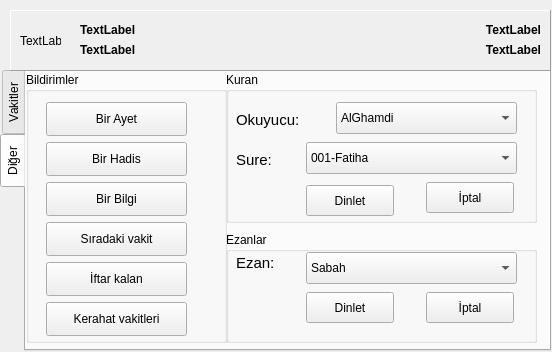
<?xml version="1.0" encoding="UTF-8"?>
<ui version="4.0">
 <class>QtEzanvakti</class>
 <widget class="QMainWindow" name="QtEzanvakti">
  <property name="geometry">
   <rect>
    <x>0</x>
    <y>0</y>
    <width>552</width>
    <height>352</height>
   </rect>
  </property>
  <property name="windowTitle">
   <string>QtEzanvakti</string>
  </property>
  <widget class="QWidget" name="centralwidget">
   <widget class="QTabWidget" name="tabWidget">
    <property name="geometry">
     <rect>
      <x>0</x>
      <y>70</y>
      <width>551</width>
      <height>281</height>
     </rect>
    </property>
    <property name="tabPosition">
     <enum>QTabWidget::West</enum>
    </property>
    <property name="currentIndex">
     <number>1</number>
    </property>
    <widget class="QWidget" name="tab_v">
     <attribute name="title">
      <string>Vakitler</string>
     </attribute>
     <widget class="QFrame" name="frame_2">
      <property name="geometry">
       <rect>
        <x>0</x>
        <y>0</y>
        <width>181</width>
        <height>201</height>
       </rect>
      </property>
      <property name="frameShape">
       <enum>QFrame::StyledPanel</enum>
      </property>
      <property name="frameShadow">
       <enum>QFrame::Raised</enum>
      </property>
      <widget class="QLabel" name="label_s">
       <property name="geometry">
        <rect>
         <x>10</x>
         <y>20</y>
         <width>61</width>
         <height>21</height>
        </rect>
       </property>
       <property name="font">
        <font>
         <pointsize>12</pointsize>
        </font>
       </property>
       <property name="text">
        <string>Sabah</string>
       </property>
      </widget>
      <widget class="QLabel" name="label_a">
       <property name="geometry">
        <rect>
         <x>10</x>
         <y>140</y>
         <width>58</width>
         <height>21</height>
        </rect>
       </property>
       <property name="font">
        <font>
         <pointsize>12</pointsize>
        </font>
       </property>
       <property name="text">
        <string>Akşam</string>
       </property>
      </widget>
      <widget class="QLabel" name="label_i">
       <property name="geometry">
        <rect>
         <x>10</x>
         <y>110</y>
         <width>58</width>
         <height>21</height>
        </rect>
       </property>
       <property name="font">
        <font>
         <pointsize>12</pointsize>
        </font>
       </property>
       <property name="text">
        <string>İkindi</string>
       </property>
      </widget>
      <widget class="QLabel" name="label_y">
       <property name="geometry">
        <rect>
         <x>10</x>
         <y>170</y>
         <width>58</width>
         <height>21</height>
        </rect>
       </property>
       <property name="font">
        <font>
         <pointsize>12</pointsize>
        </font>
       </property>
       <property name="text">
        <string>Yatsı</string>
       </property>
      </widget>
      <widget class="QLabel" name="label_o">
       <property name="geometry">
        <rect>
         <x>10</x>
         <y>80</y>
         <width>61</width>
         <height>21</height>
        </rect>
       </property>
       <property name="font">
        <font>
         <pointsize>12</pointsize>
        </font>
       </property>
       <property name="text">
        <string>Öğle</string>
       </property>
      </widget>
      <widget class="QLabel" name="label_g">
       <property name="geometry">
        <rect>
         <x>10</x>
         <y>50</y>
         <width>71</width>
         <height>21</height>
        </rect>
       </property>
       <property name="font">
        <font>
         <pointsize>12</pointsize>
        </font>
       </property>
       <property name="text">
        <string>Güneş</string>
       </property>
      </widget>
      <widget class="QLabel" name="label_sv">
       <property name="geometry">
        <rect>
         <x>80</x>
         <y>20</y>
         <width>81</width>
         <height>18</height>
        </rect>
       </property>
       <property name="font">
        <font>
         <pointsize>12</pointsize>
        </font>
       </property>
       <property name="text">
        <string>TextLabel</string>
       </property>
      </widget>
      <widget class="QLabel" name="label_yv">
       <property name="geometry">
        <rect>
         <x>80</x>
         <y>170</y>
         <width>81</width>
         <height>18</height>
        </rect>
       </property>
       <property name="font">
        <font>
         <pointsize>12</pointsize>
        </font>
       </property>
       <property name="text">
        <string>TextLabel</string>
       </property>
      </widget>
      <widget class="QLabel" name="label_iv">
       <property name="geometry">
        <rect>
         <x>80</x>
         <y>110</y>
         <width>81</width>
         <height>18</height>
        </rect>
       </property>
       <property name="font">
        <font>
         <pointsize>12</pointsize>
        </font>
       </property>
       <property name="text">
        <string>TextLabel</string>
       </property>
      </widget>
      <widget class="QLabel" name="label_av">
       <property name="geometry">
        <rect>
         <x>80</x>
         <y>140</y>
         <width>81</width>
         <height>18</height>
        </rect>
       </property>
       <property name="font">
        <font>
         <pointsize>12</pointsize>
        </font>
       </property>
       <property name="text">
        <string>TextLabel</string>
       </property>
      </widget>
      <widget class="QLabel" name="label_ov">
       <property name="geometry">
        <rect>
         <x>80</x>
         <y>80</y>
         <width>81</width>
         <height>18</height>
        </rect>
       </property>
       <property name="font">
        <font>
         <pointsize>12</pointsize>
        </font>
       </property>
       <property name="text">
        <string>TextLabel</string>
       </property>
      </widget>
      <widget class="QLabel" name="label_gv">
       <property name="geometry">
        <rect>
         <x>80</x>
         <y>50</y>
         <width>81</width>
         <height>18</height>
        </rect>
       </property>
       <property name="font">
        <font>
         <pointsize>12</pointsize>
         <weight>50</weight>
         <bold>false</bold>
        </font>
       </property>
       <property name="text">
        <string>TextLabel</string>
       </property>
      </widget>
     </widget>
     <widget class="QFrame" name="frame_3">
      <property name="geometry">
       <rect>
        <x>180</x>
        <y>0</y>
        <width>331</width>
        <height>61</height>
       </rect>
      </property>
      <property name="frameShape">
       <enum>QFrame::StyledPanel</enum>
      </property>
      <property name="frameShadow">
       <enum>QFrame::Raised</enum>
      </property>
      <widget class="QLabel" name="label_mv">
       <property name="geometry">
        <rect>
         <x>10</x>
         <y>16</y>
         <width>311</width>
         <height>31</height>
        </rect>
       </property>
       <property name="font">
        <font>
         <pointsize>11</pointsize>
         <weight>75</weight>
         <bold>true</bold>
        </font>
       </property>
       <property name="text">
        <string>TextLabel</string>
       </property>
       <property name="alignment">
        <set>Qt::AlignCenter</set>
       </property>
      </widget>
     </widget>
     <widget class="QLabel" name="label_k1">
      <property name="geometry">
       <rect>
        <x>220</x>
        <y>80</y>
        <width>121</width>
        <height>20</height>
       </rect>
      </property>
      <property name="font">
       <font>
        <pointsize>11</pointsize>
       </font>
      </property>
      <property name="text">
       <string>Kerahat Vakti 1:</string>
      </property>
     </widget>
     <widget class="QLabel" name="label_k3">
      <property name="geometry">
       <rect>
        <x>220</x>
        <y>120</y>
        <width>121</width>
        <height>20</height>
       </rect>
      </property>
      <property name="font">
       <font>
        <pointsize>11</pointsize>
       </font>
      </property>
      <property name="text">
       <string>Kerahat Vakti 3:</string>
      </property>
     </widget>
     <widget class="QLabel" name="label_k4">
      <property name="geometry">
       <rect>
        <x>220</x>
        <y>140</y>
        <width>121</width>
        <height>20</height>
       </rect>
      </property>
      <property name="font">
       <font>
        <pointsize>11</pointsize>
       </font>
      </property>
      <property name="text">
       <string>Kerahat Vakti 4:</string>
      </property>
     </widget>
     <widget class="QLabel" name="label_k5">
      <property name="geometry">
       <rect>
        <x>220</x>
        <y>160</y>
        <width>121</width>
        <height>20</height>
       </rect>
      </property>
      <property name="font">
       <font>
        <pointsize>11</pointsize>
       </font>
      </property>
      <property name="text">
       <string>Kerahat Vakti 5:</string>
      </property>
     </widget>
     <widget class="QLabel" name="label_k2">
      <property name="geometry">
       <rect>
        <x>220</x>
        <y>100</y>
        <width>121</width>
        <height>20</height>
       </rect>
      </property>
      <property name="font">
       <font>
        <pointsize>11</pointsize>
       </font>
      </property>
      <property name="text">
       <string>Kerahat Vakti 2:</string>
      </property>
     </widget>
     <widget class="QLabel" name="label_kv1">
      <property name="geometry">
       <rect>
        <x>350</x>
        <y>80</y>
        <width>151</width>
        <height>20</height>
       </rect>
      </property>
      <property name="font">
       <font>
        <pointsize>11</pointsize>
       </font>
      </property>
      <property name="text">
       <string>TextLabel</string>
      </property>
     </widget>
     <widget class="QLabel" name="label_kv2">
      <property name="geometry">
       <rect>
        <x>350</x>
        <y>100</y>
        <width>151</width>
        <height>20</height>
       </rect>
      </property>
      <property name="font">
       <font>
        <pointsize>11</pointsize>
       </font>
      </property>
      <property name="text">
       <string>TextLabel</string>
      </property>
     </widget>
     <widget class="QLabel" name="label_kv5">
      <property name="geometry">
       <rect>
        <x>350</x>
        <y>160</y>
        <width>151</width>
        <height>20</height>
       </rect>
      </property>
      <property name="font">
       <font>
        <pointsize>11</pointsize>
       </font>
      </property>
      <property name="text">
       <string>TextLabel</string>
      </property>
     </widget>
     <widget class="QLabel" name="label_kv3">
      <property name="geometry">
       <rect>
        <x>350</x>
        <y>120</y>
        <width>151</width>
        <height>20</height>
       </rect>
      </property>
      <property name="font">
       <font>
        <pointsize>11</pointsize>
       </font>
      </property>
      <property name="text">
       <string>TextLabel</string>
      </property>
     </widget>
     <widget class="QLabel" name="label_kv4">
      <property name="geometry">
       <rect>
        <x>350</x>
        <y>140</y>
        <width>151</width>
        <height>20</height>
       </rect>
      </property>
      <property name="font">
       <font>
        <pointsize>11</pointsize>
       </font>
      </property>
      <property name="text">
       <string>TextLabel</string>
      </property>
     </widget>
    </widget>
    <widget class="QWidget" name="tab_d">
     <attribute name="title">
      <string>Diğer</string>
     </attribute>
     <widget class="QGroupBox" name="groupBox">
      <property name="geometry">
       <rect>
        <x>0</x>
        <y>0</y>
        <width>201</width>
        <height>271</height>
       </rect>
      </property>
      <property name="title">
       <string>Bildirimler</string>
      </property>
      <widget class="QPushButton" name="pushButton_ba">
       <property name="geometry">
        <rect>
         <x>20</x>
         <y>30</y>
         <width>141</width>
         <height>34</height>
        </rect>
       </property>
       <property name="text">
        <string>Bir Ayet</string>
       </property>
      </widget>
      <widget class="QPushButton" name="pushButton_sv">
       <property name="geometry">
        <rect>
         <x>20</x>
         <y>150</y>
         <width>141</width>
         <height>34</height>
        </rect>
       </property>
       <property name="text">
        <string>Sıradaki vakit</string>
       </property>
      </widget>
      <widget class="QPushButton" name="pushButton_bb">
       <property name="geometry">
        <rect>
         <x>20</x>
         <y>110</y>
         <width>141</width>
         <height>34</height>
        </rect>
       </property>
       <property name="text">
        <string>Bir Bilgi</string>
       </property>
      </widget>
      <widget class="QPushButton" name="pushButton_bh">
       <property name="geometry">
        <rect>
         <x>20</x>
         <y>70</y>
         <width>141</width>
         <height>34</height>
        </rect>
       </property>
       <property name="text">
        <string>Bir Hadis</string>
       </property>
      </widget>
      <widget class="QPushButton" name="pushButton_kv">
       <property name="geometry">
        <rect>
         <x>20</x>
         <y>230</y>
         <width>141</width>
         <height>34</height>
        </rect>
       </property>
       <property name="text">
        <string>Kerahat vakitleri</string>
       </property>
      </widget>
      <widget class="QPushButton" name="pushButton_ik">
       <property name="geometry">
        <rect>
         <x>20</x>
         <y>190</y>
         <width>141</width>
         <height>34</height>
        </rect>
       </property>
       <property name="text">
        <string>İftar kalan</string>
       </property>
      </widget>
     </widget>
     <widget class="QGroupBox" name="groupBox_2">
      <property name="geometry">
       <rect>
        <x>200</x>
        <y>0</y>
        <width>311</width>
        <height>151</height>
       </rect>
      </property>
      <property name="title">
       <string>Kuran</string>
      </property>
      <widget class="QLabel" name="label">
       <property name="geometry">
        <rect>
         <x>10</x>
         <y>37</y>
         <width>81</width>
         <height>21</height>
        </rect>
       </property>
       <property name="font">
        <font>
         <pointsize>11</pointsize>
        </font>
       </property>
       <property name="text">
        <string>Okuyucu:</string>
       </property>
      </widget>
      <widget class="QComboBox" name="comboBox_ok">
       <property name="geometry">
        <rect>
         <x>110</x>
         <y>30</y>
         <width>181</width>
         <height>32</height>
        </rect>
       </property>
       <item>
        <property name="text">
         <string>AlGhamdi</string>
        </property>
       </item>
       <item>
        <property name="text">
         <string>AlAjmy</string>
        </property>
       </item>
       <item>
        <property name="text">
         <string>AsShatree</string>
        </property>
       </item>
      </widget>
      <widget class="QLabel" name="label_2">
       <property name="geometry">
        <rect>
         <x>10</x>
         <y>77</y>
         <width>51</width>
         <height>21</height>
        </rect>
       </property>
       <property name="font">
        <font>
         <pointsize>11</pointsize>
        </font>
       </property>
       <property name="text">
        <string>Sure:</string>
       </property>
      </widget>
      <widget class="QComboBox" name="comboBox_su">
       <property name="geometry">
        <rect>
         <x>80</x>
         <y>70</y>
         <width>211</width>
         <height>32</height>
        </rect>
       </property>
       <item>
        <property name="text">
         <string>001-Fatiha</string>
        </property>
       </item>
       <item>
        <property name="text">
         <string>002-Bakara</string>
        </property>
       </item>
       <item>
        <property name="text">
         <string>003-Al-i İmran</string>
        </property>
       </item>
       <item>
        <property name="text">
         <string>004-Nisa</string>
        </property>
       </item>
       <item>
        <property name="text">
         <string>005-Maide</string>
        </property>
       </item>
       <item>
        <property name="text">
         <string>006-Enam</string>
        </property>
       </item>
       <item>
        <property name="text">
         <string>007-Araf</string>
        </property>
       </item>
       <item>
        <property name="text">
         <string>008-Enfal</string>
        </property>
       </item>
       <item>
        <property name="text">
         <string>009-Tevbe</string>
        </property>
       </item>
       <item>
        <property name="text">
         <string>010-Yunus</string>
        </property>
       </item>
       <item>
        <property name="text">
         <string>011-Hud</string>
        </property>
       </item>
       <item>
        <property name="text">
         <string>012-Yusuf</string>
        </property>
       </item>
       <item>
        <property name="text">
         <string>013-Rad</string>
        </property>
       </item>
       <item>
        <property name="text">
         <string>014-İbrahim</string>
        </property>
       </item>
       <item>
        <property name="text">
         <string>015-Hicr</string>
        </property>
       </item>
       <item>
        <property name="text">
         <string>016-Nahl</string>
        </property>
       </item>
       <item>
        <property name="text">
         <string>017-İsra</string>
        </property>
       </item>
       <item>
        <property name="text">
         <string>018-Kehf</string>
        </property>
       </item>
       <item>
        <property name="text">
         <string>019-Meryem</string>
        </property>
       </item>
       <item>
        <property name="text">
         <string>020-Taha</string>
        </property>
       </item>
       <item>
        <property name="text">
         <string>021-Enbiya</string>
        </property>
       </item>
       <item>
        <property name="text">
         <string>022-Hac</string>
        </property>
       </item>
       <item>
        <property name="text">
         <string>023-Müminun</string>
        </property>
       </item>
       <item>
        <property name="text">
         <string>024-Nur</string>
        </property>
       </item>
       <item>
        <property name="text">
         <string>025-Furkan</string>
        </property>
       </item>
       <item>
        <property name="text">
         <string>026-Şuara</string>
        </property>
       </item>
       <item>
        <property name="text">
         <string>027-Neml</string>
        </property>
       </item>
       <item>
        <property name="text">
         <string>028-Kasas</string>
        </property>
       </item>
       <item>
        <property name="text">
         <string>029-Ankebut</string>
        </property>
       </item>
       <item>
        <property name="text">
         <string>030-Rum</string>
        </property>
       </item>
       <item>
        <property name="text">
         <string>031-Lokman</string>
        </property>
       </item>
       <item>
        <property name="text">
         <string>032-Secde</string>
        </property>
       </item>
       <item>
        <property name="text">
         <string>033-Ahzab</string>
        </property>
       </item>
       <item>
        <property name="text">
         <string>034-Sebe</string>
        </property>
       </item>
       <item>
        <property name="text">
         <string>035-Fatır</string>
        </property>
       </item>
       <item>
        <property name="text">
         <string>036-Yasin</string>
        </property>
       </item>
       <item>
        <property name="text">
         <string>037-Saffat</string>
        </property>
       </item>
       <item>
        <property name="text">
         <string>038-Sad</string>
        </property>
       </item>
       <item>
        <property name="text">
         <string>039-Zümer</string>
        </property>
       </item>
       <item>
        <property name="text">
         <string>040-Mümin</string>
        </property>
       </item>
       <item>
        <property name="text">
         <string>041-Füssilet</string>
        </property>
       </item>
       <item>
        <property name="text">
         <string>042-Şura</string>
        </property>
       </item>
       <item>
        <property name="text">
         <string>043-Zuhruf</string>
        </property>
       </item>
       <item>
        <property name="text">
         <string>044-Duhan</string>
        </property>
       </item>
       <item>
        <property name="text">
         <string>045-Casiye</string>
        </property>
       </item>
       <item>
        <property name="text">
         <string>046-Akaf</string>
        </property>
       </item>
       <item>
        <property name="text">
         <string>047-Muhammed</string>
        </property>
       </item>
       <item>
        <property name="text">
         <string>048-Fetih</string>
        </property>
       </item>
       <item>
        <property name="text">
         <string>049-Hucurat</string>
        </property>
       </item>
       <item>
        <property name="text">
         <string>050-Kaf</string>
        </property>
       </item>
       <item>
        <property name="text">
         <string>051-Zariyat</string>
        </property>
       </item>
       <item>
        <property name="text">
         <string>052-Tur</string>
        </property>
       </item>
       <item>
        <property name="text">
         <string>053-Necm</string>
        </property>
       </item>
       <item>
        <property name="text">
         <string>054-Kamer</string>
        </property>
       </item>
       <item>
        <property name="text">
         <string>055-Rahman</string>
        </property>
       </item>
       <item>
        <property name="text">
         <string>056-Vakia</string>
        </property>
       </item>
       <item>
        <property name="text">
         <string>057-Hadid</string>
        </property>
       </item>
       <item>
        <property name="text">
         <string>058-Mücadele</string>
        </property>
       </item>
       <item>
        <property name="text">
         <string>059-Haşr</string>
        </property>
       </item>
       <item>
        <property name="text">
         <string>060-Mümtehine</string>
        </property>
       </item>
       <item>
        <property name="text">
         <string>061-Saf</string>
        </property>
       </item>
       <item>
        <property name="text">
         <string>062-Cuma</string>
        </property>
       </item>
       <item>
        <property name="text">
         <string>063-Münafikun</string>
        </property>
       </item>
       <item>
        <property name="text">
         <string>064-Tegabun</string>
        </property>
       </item>
       <item>
        <property name="text">
         <string>065-Talak</string>
        </property>
       </item>
       <item>
        <property name="text">
         <string>066-Tahrim</string>
        </property>
       </item>
       <item>
        <property name="text">
         <string>067-Mülk</string>
        </property>
       </item>
       <item>
        <property name="text">
         <string>068-Kalem</string>
        </property>
       </item>
       <item>
        <property name="text">
         <string>069-Hakka</string>
        </property>
       </item>
       <item>
        <property name="text">
         <string>070-Mearic</string>
        </property>
       </item>
       <item>
        <property name="text">
         <string>071-Nuh</string>
        </property>
       </item>
       <item>
        <property name="text">
         <string>072-Cin</string>
        </property>
       </item>
       <item>
        <property name="text">
         <string>073-Müzemmil</string>
        </property>
       </item>
       <item>
        <property name="text">
         <string>074-Müddessir</string>
        </property>
       </item>
       <item>
        <property name="text">
         <string>075-Kıyame</string>
        </property>
       </item>
       <item>
        <property name="text">
         <string>076-İnsan</string>
        </property>
       </item>
       <item>
        <property name="text">
         <string>077-Mürselat</string>
        </property>
       </item>
       <item>
        <property name="text">
         <string>078-Nebe</string>
        </property>
       </item>
       <item>
        <property name="text">
         <string>079-Naziat</string>
        </property>
       </item>
       <item>
        <property name="text">
         <string>080-Abese</string>
        </property>
       </item>
       <item>
        <property name="text">
         <string>081-Tekvir</string>
        </property>
       </item>
       <item>
        <property name="text">
         <string>082-İnfitar</string>
        </property>
       </item>
       <item>
        <property name="text">
         <string>083-Mutaffifın</string>
        </property>
       </item>
       <item>
        <property name="text">
         <string>084-İnşikak</string>
        </property>
       </item>
       <item>
        <property name="text">
         <string>085-Büruc</string>
        </property>
       </item>
       <item>
        <property name="text">
         <string>086-Tarık</string>
        </property>
       </item>
       <item>
        <property name="text">
         <string>087-Ala</string>
        </property>
       </item>
       <item>
        <property name="text">
         <string>088-Gaşiye</string>
        </property>
       </item>
       <item>
        <property name="text">
         <string>089-Fecr</string>
        </property>
       </item>
       <item>
        <property name="text">
         <string>090-Beled</string>
        </property>
       </item>
       <item>
        <property name="text">
         <string>091-Şems</string>
        </property>
       </item>
       <item>
        <property name="text">
         <string>092-Leyl</string>
        </property>
       </item>
       <item>
        <property name="text">
         <string>093-Duha</string>
        </property>
       </item>
       <item>
        <property name="text">
         <string>094-İnşirah</string>
        </property>
       </item>
       <item>
        <property name="text">
         <string>095-Tin</string>
        </property>
       </item>
       <item>
        <property name="text">
         <string>096-Alak</string>
        </property>
       </item>
       <item>
        <property name="text">
         <string>097-Kadir</string>
        </property>
       </item>
       <item>
        <property name="text">
         <string>098-Beyyine</string>
        </property>
       </item>
       <item>
        <property name="text">
         <string>099-Zilzal</string>
        </property>
       </item>
       <item>
        <property name="text">
         <string>100-Adiyat</string>
        </property>
       </item>
       <item>
        <property name="text">
         <string>101-Karia</string>
        </property>
       </item>
       <item>
        <property name="text">
         <string>102-Tekasür</string>
        </property>
       </item>
       <item>
        <property name="text">
         <string>103-Asr</string>
        </property>
       </item>
       <item>
        <property name="text">
         <string>104-Hümeze</string>
        </property>
       </item>
       <item>
        <property name="text">
         <string>105-Fil</string>
        </property>
       </item>
       <item>
        <property name="text">
         <string>106-Kureyş</string>
        </property>
       </item>
       <item>
        <property name="text">
         <string>107-Maun</string>
        </property>
       </item>
       <item>
        <property name="text">
         <string>108-Kevser</string>
        </property>
       </item>
       <item>
        <property name="text">
         <string>109-Kafirun</string>
        </property>
       </item>
       <item>
        <property name="text">
         <string>110-Nasr</string>
        </property>
       </item>
       <item>
        <property name="text">
         <string>111-Tebbet</string>
        </property>
       </item>
       <item>
        <property name="text">
         <string>112-İhlas</string>
        </property>
       </item>
       <item>
        <property name="text">
         <string>113-Felak</string>
        </property>
       </item>
       <item>
        <property name="text">
         <string>114-Nas</string>
        </property>
       </item>
      </widget>
      <widget class="QPushButton" name="pushButton_kd">
       <property name="geometry">
        <rect>
         <x>80</x>
         <y>113</y>
         <width>88</width>
         <height>31</height>
        </rect>
       </property>
       <property name="text">
        <string>Dinlet</string>
       </property>
      </widget>
      <widget class="QPushButton" name="pushButton_ki">
       <property name="geometry">
        <rect>
         <x>200</x>
         <y>110</y>
         <width>88</width>
         <height>31</height>
        </rect>
       </property>
       <property name="text">
        <string>İptal</string>
       </property>
      </widget>
     </widget>
     <widget class="QGroupBox" name="groupBox_3">
      <property name="geometry">
       <rect>
        <x>200</x>
        <y>160</y>
        <width>311</width>
        <height>111</height>
       </rect>
      </property>
      <property name="title">
       <string>Ezanlar</string>
      </property>
      <widget class="QComboBox" name="comboBox_ez">
       <property name="geometry">
        <rect>
         <x>80</x>
         <y>20</y>
         <width>211</width>
         <height>32</height>
        </rect>
       </property>
       <item>
        <property name="text">
         <string>Sabah</string>
        </property>
       </item>
       <item>
        <property name="text">
         <string>Öğle</string>
        </property>
       </item>
       <item>
        <property name="text">
         <string>İkindi</string>
        </property>
       </item>
       <item>
        <property name="text">
         <string>Akşam</string>
        </property>
       </item>
       <item>
        <property name="text">
         <string>Yatsı</string>
        </property>
       </item>
       <item>
        <property name="text">
         <string>Ezan Duası</string>
        </property>
       </item>
       <item>
        <property name="text">
         <string>Cuma Selası</string>
        </property>
       </item>
      </widget>
      <widget class="QLabel" name="label_3">
       <property name="geometry">
        <rect>
         <x>10</x>
         <y>20</y>
         <width>71</width>
         <height>21</height>
        </rect>
       </property>
       <property name="font">
        <font>
         <pointsize>11</pointsize>
        </font>
       </property>
       <property name="text">
        <string>Ezan:</string>
       </property>
      </widget>
      <widget class="QPushButton" name="pushButton_ed">
       <property name="geometry">
        <rect>
         <x>80</x>
         <y>60</y>
         <width>88</width>
         <height>31</height>
        </rect>
       </property>
       <property name="text">
        <string>Dinlet</string>
       </property>
      </widget>
      <widget class="QPushButton" name="pushButton_ei">
       <property name="geometry">
        <rect>
         <x>200</x>
         <y>60</y>
         <width>88</width>
         <height>31</height>
        </rect>
       </property>
       <property name="text">
        <string>İptal</string>
       </property>
      </widget>
     </widget>
    </widget>
   </widget>
   <widget class="QFrame" name="frame">
    <property name="geometry">
     <rect>
      <x>10</x>
      <y>10</y>
      <width>541</width>
      <height>61</height>
     </rect>
    </property>
    <property name="frameShape">
     <enum>QFrame::Panel</enum>
    </property>
    <property name="frameShadow">
     <enum>QFrame::Raised</enum>
    </property>
    <widget class="QLabel" name="label_ul">
     <property name="geometry">
      <rect>
       <x>70</x>
       <y>10</y>
       <width>291</width>
       <height>20</height>
      </rect>
     </property>
     <property name="font">
      <font>
       <weight>75</weight>
       <bold>true</bold>
      </font>
     </property>
     <property name="text">
      <string>TextLabel</string>
     </property>
     <property name="alignment">
      <set>Qt::AlignLeading|Qt::AlignLeft|Qt::AlignVCenter</set>
     </property>
    </widget>
    <widget class="QLabel" name="label_il">
     <property name="geometry">
      <rect>
       <x>70</x>
       <y>30</y>
       <width>251</width>
       <height>20</height>
      </rect>
     </property>
     <property name="font">
      <font>
       <weight>75</weight>
       <bold>true</bold>
      </font>
     </property>
     <property name="text">
      <string>TextLabel</string>
     </property>
     <property name="alignment">
      <set>Qt::AlignLeading|Qt::AlignLeft|Qt::AlignVCenter</set>
     </property>
    </widget>
    <widget class="QLabel" name="label_st">
     <property name="geometry">
      <rect>
       <x>400</x>
       <y>10</y>
       <width>131</width>
       <height>20</height>
      </rect>
     </property>
     <property name="font">
      <font>
       <weight>75</weight>
       <bold>true</bold>
      </font>
     </property>
     <property name="text">
      <string>TextLabel</string>
     </property>
     <property name="alignment">
      <set>Qt::AlignRight|Qt::AlignTrailing|Qt::AlignVCenter</set>
     </property>
    </widget>
    <widget class="QLabel" name="label_ss">
     <property name="geometry">
      <rect>
       <x>410</x>
       <y>30</y>
       <width>121</width>
       <height>20</height>
      </rect>
     </property>
     <property name="font">
      <font>
       <weight>75</weight>
       <bold>true</bold>
      </font>
     </property>
     <property name="text">
      <string>TextLabel</string>
     </property>
     <property name="alignment">
      <set>Qt::AlignRight|Qt::AlignTrailing|Qt::AlignVCenter</set>
     </property>
    </widget>
    <widget class="QLabel" name="label_ezv">
     <property name="geometry">
      <rect>
       <x>10</x>
       <y>10</y>
       <width>41</width>
       <height>41</height>
      </rect>
     </property>
     <property name="text">
      <string>TextLabel</string>
     </property>
    </widget>
   </widget>
  </widget>
 </widget>
 <resources/>
 <connections/>
</ui>
